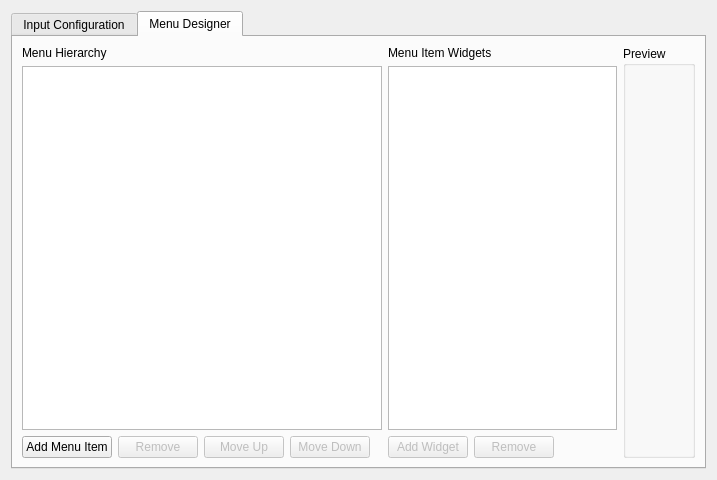
<?xml version="1.0" encoding="UTF-8"?>
<ui version="4.0">
 <class>MenuEditor</class>
 <widget class="QWidget" name="MenuEditor">
  <property name="geometry">
   <rect>
    <x>0</x>
    <y>0</y>
    <width>717</width>
    <height>480</height>
   </rect>
  </property>
  <property name="windowTitle">
   <string>Form</string>
  </property>
  <layout class="QGridLayout" name="gridLayout">
   <item row="0" column="0">
    <widget class="QTabWidget" name="MenuEditorTabWidget">
     <property name="currentIndex">
      <number>1</number>
     </property>
     <widget class="QWidget" name="InputConfigurationTab">
      <attribute name="title">
       <string>Input Configuration</string>
      </attribute>
      <layout class="QFormLayout" name="formLayout">
       <item row="0" column="0">
        <widget class="QLabel" name="InputSignalLabel">
         <property name="text">
          <string>Input</string>
         </property>
        </widget>
       </item>
       <item row="0" column="1">
        <widget class="QLabel" name="MappedNavigationActionLabel">
         <property name="text">
          <string>Command</string>
         </property>
        </widget>
       </item>
       <item row="1" column="0">
        <widget class="QLabel" name="inputSignalUpLabel">
         <property name="text">
          <string>Up</string>
         </property>
        </widget>
       </item>
       <item row="2" column="0">
        <widget class="QLabel" name="inputSignalDownLabel">
         <property name="text">
          <string>Down</string>
         </property>
        </widget>
       </item>
       <item row="3" column="0">
        <widget class="QLabel" name="inputSignalLeftLabel">
         <property name="text">
          <string>Left</string>
         </property>
        </widget>
       </item>
       <item row="4" column="0">
        <widget class="QLabel" name="inputSignalRightLabel">
         <property name="text">
          <string>Right</string>
         </property>
        </widget>
       </item>
       <item row="5" column="0">
        <widget class="QLabel" name="inputSignalSetLabel">
         <property name="text">
          <string>Set</string>
         </property>
        </widget>
       </item>
       <item row="6" column="0">
        <widget class="QLabel" name="inputSignalClearLabel">
         <property name="text">
          <string>Clear</string>
         </property>
        </widget>
       </item>
       <item row="1" column="1">
        <widget class="QComboBox" name="inputSignalUpActionComboBox">
         <property name="sizePolicy">
          <sizepolicy hsizetype="Fixed" vsizetype="Fixed">
           <horstretch>0</horstretch>
           <verstretch>0</verstretch>
          </sizepolicy>
         </property>
        </widget>
       </item>
       <item row="2" column="1">
        <widget class="QComboBox" name="inputSignalDownActionComboBox">
         <property name="sizePolicy">
          <sizepolicy hsizetype="Fixed" vsizetype="Fixed">
           <horstretch>0</horstretch>
           <verstretch>0</verstretch>
          </sizepolicy>
         </property>
        </widget>
       </item>
       <item row="3" column="1">
        <widget class="QComboBox" name="inputSignalLeftActionComboBox">
         <property name="sizePolicy">
          <sizepolicy hsizetype="Fixed" vsizetype="Fixed">
           <horstretch>0</horstretch>
           <verstretch>0</verstretch>
          </sizepolicy>
         </property>
        </widget>
       </item>
       <item row="4" column="1">
        <widget class="QComboBox" name="inputSignalRightActionComboBox">
         <property name="sizePolicy">
          <sizepolicy hsizetype="Fixed" vsizetype="Fixed">
           <horstretch>0</horstretch>
           <verstretch>0</verstretch>
          </sizepolicy>
         </property>
        </widget>
       </item>
       <item row="5" column="1">
        <widget class="QComboBox" name="inputSignalSetActionComboBox">
         <property name="sizePolicy">
          <sizepolicy hsizetype="Fixed" vsizetype="Fixed">
           <horstretch>0</horstretch>
           <verstretch>0</verstretch>
          </sizepolicy>
         </property>
        </widget>
       </item>
       <item row="6" column="1">
        <widget class="QComboBox" name="inputSignalClearActionComboBox">
         <property name="sizePolicy">
          <sizepolicy hsizetype="Fixed" vsizetype="Fixed">
           <horstretch>0</horstretch>
           <verstretch>0</verstretch>
          </sizepolicy>
         </property>
        </widget>
       </item>
      </layout>
     </widget>
     <widget class="QWidget" name="MenuDesignTab">
      <attribute name="title">
       <string>Menu Designer</string>
      </attribute>
      <layout class="QHBoxLayout" name="horizontalLayout" stretch="0,0,0">
       <item>
        <layout class="QVBoxLayout" name="menuBrowserLayout">
         <item>
          <widget class="QLabel" name="label_2">
           <property name="text">
            <string>Menu Hierarchy</string>
           </property>
          </widget>
         </item>
         <item>
          <widget class="QTreeView" name="menuBrowserTreeView">
           <property name="sizePolicy">
            <sizepolicy hsizetype="Preferred" vsizetype="Expanding">
             <horstretch>0</horstretch>
             <verstretch>0</verstretch>
            </sizepolicy>
           </property>
           <attribute name="headerVisible">
            <bool>false</bool>
           </attribute>
          </widget>
         </item>
         <item>
          <layout class="QHBoxLayout" name="menuBrowserButtonLayout">
           <item>
            <widget class="QPushButton" name="addMenuItemButton">
             <property name="enabled">
              <bool>true</bool>
             </property>
             <property name="text">
              <string>Add Menu Item</string>
             </property>
            </widget>
           </item>
           <item>
            <widget class="QPushButton" name="removeMenuItemButton">
             <property name="enabled">
              <bool>false</bool>
             </property>
             <property name="text">
              <string>Remove</string>
             </property>
            </widget>
           </item>
           <item>
            <widget class="QPushButton" name="moveMenuItemUpButton">
             <property name="enabled">
              <bool>false</bool>
             </property>
             <property name="text">
              <string>Move Up</string>
             </property>
            </widget>
           </item>
           <item>
            <widget class="QPushButton" name="moveMenuItemDownButton">
             <property name="enabled">
              <bool>false</bool>
             </property>
             <property name="text">
              <string>Move Down</string>
             </property>
            </widget>
           </item>
           <item>
            <spacer name="horizontalSpacer_2">
             <property name="orientation">
              <enum>Qt::Horizontal</enum>
             </property>
             <property name="sizeHint" stdset="0">
              <size>
               <width>40</width>
               <height>20</height>
              </size>
             </property>
            </spacer>
           </item>
          </layout>
         </item>
        </layout>
       </item>
       <item>
        <layout class="QVBoxLayout" name="menuWidgetsLayout">
         <item>
          <widget class="QLabel" name="label_3">
           <property name="text">
            <string>Menu Item Widgets</string>
           </property>
          </widget>
         </item>
         <item>
          <widget class="QListView" name="menuItemWidgetsListView"/>
         </item>
         <item>
          <layout class="QHBoxLayout" name="menuWidgetsButtonLayout">
           <item>
            <widget class="QPushButton" name="addWidgetButton">
             <property name="enabled">
              <bool>false</bool>
             </property>
             <property name="text">
              <string>Add Widget</string>
             </property>
            </widget>
           </item>
           <item>
            <widget class="QPushButton" name="removeWidgetButton">
             <property name="enabled">
              <bool>false</bool>
             </property>
             <property name="text">
              <string>Remove</string>
             </property>
            </widget>
           </item>
           <item>
            <spacer name="horizontalSpacer">
             <property name="orientation">
              <enum>Qt::Horizontal</enum>
             </property>
             <property name="sizeHint" stdset="0">
              <size>
               <width>40</width>
               <height>20</height>
              </size>
             </property>
            </spacer>
           </item>
          </layout>
         </item>
        </layout>
       </item>
       <item>
        <widget class="QGroupBox" name="groupBox">
         <property name="title">
          <string>Preview</string>
         </property>
         <layout class="QGridLayout" name="_2">
          <item row="0" column="0">
           <layout class="QGridLayout" name="menuDesignPreviewLayout"/>
          </item>
         </layout>
        </widget>
       </item>
      </layout>
     </widget>
    </widget>
   </item>
  </layout>
 </widget>
 <resources/>
 <connections/>
</ui>
